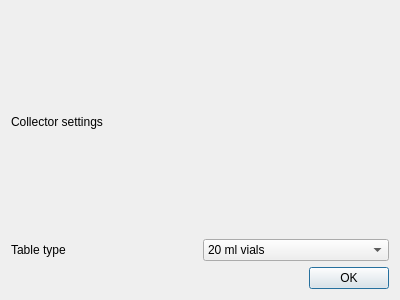
<?xml version="1.0" encoding="UTF-8"?>
<ui version="4.0">
 <class>collectorDialog</class>
 <widget class="QDialog" name="collectorDialog">
  <property name="geometry">
   <rect>
    <x>0</x>
    <y>0</y>
    <width>400</width>
    <height>300</height>
   </rect>
  </property>
  <property name="windowTitle">
   <string>Dialog</string>
  </property>
  <layout class="QVBoxLayout" name="verticalLayout">
   <item>
    <widget class="QLabel" name="label">
     <property name="text">
      <string>Collector settings</string>
     </property>
    </widget>
   </item>
   <item>
    <layout class="QHBoxLayout" name="horizontalLayout">
     <item>
      <widget class="QLabel" name="label_2">
       <property name="text">
        <string>Table type</string>
       </property>
      </widget>
     </item>
     <item>
      <widget class="QComboBox" name="vialsComboBox">
       <item>
        <property name="text">
         <string>20 ml vials</string>
        </property>
       </item>
      </widget>
     </item>
    </layout>
   </item>
   <item>
    <layout class="QHBoxLayout" name="horizontalLayout_2">
     <item>
      <spacer name="horizontalSpacer">
       <property name="orientation">
        <enum>Qt::Horizontal</enum>
       </property>
       <property name="sizeHint" stdset="0">
        <size>
         <width>40</width>
         <height>20</height>
        </size>
       </property>
      </spacer>
     </item>
     <item>
      <widget class="QPushButton" name="okButton">
       <property name="text">
        <string>OK</string>
       </property>
      </widget>
     </item>
    </layout>
   </item>
  </layout>
 </widget>
 <resources/>
 <connections/>
</ui>
